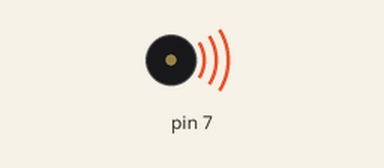
Bench run of a sketch on a simulated Arduino Uno, built with avr-gcc and run on an emulated ATmega328P. Parts: buzzer (waves = sounding).

Above: at 0.1 s.
At 2.6 s:
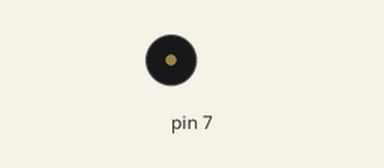
Timing chart, 0 to 4.1 s (numbered marks = the images above):
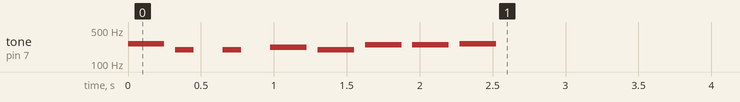

The sketch:

Random_Tone.ino
```cpp
void setup() {

  tone(7, 262, 250);
  delay (250*1.30);

  tone(7, 196, 125);
  delay (250*1.30);

  tone(7, 196, 125);
  delay (250*1.30);

  tone(7, 220, 250);
  delay (250*1.30);

  tone(7, 196, 250);
  delay (250*1.30);

  tone(7, 247, 250);
  delay (250*1.30);

  tone(7, 247, 250);
  delay (250*1.30);

  tone(7, 262, 250);
  delay (250*1.30);

}

void loop() {
  // put your main code here, to run repeatedly:

}
```
